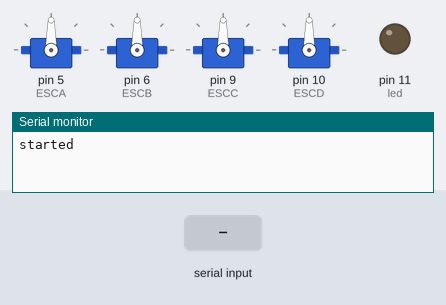
Simulated run of this sketch. Board: Arduino Uno, built with avr-gcc and run on an emulated ATmega328P. Shown: 4 × servo, output pins drawn as LEDs (lit = HIGH), the last lines printed to the serial monitor. The inputs (shaded band) are chosen by the test bench.

Above: at 1.2 s.
1.3 s: "ESCA;1\n" received over Serial
At 1.7 s:
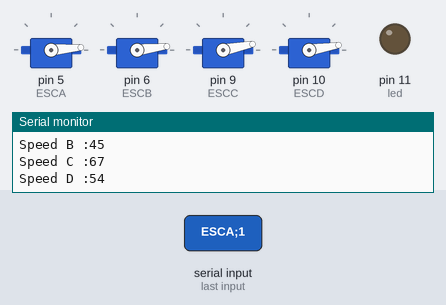
2.8 s: "ESCA;150\n" received over Serial
At 4.0 s:
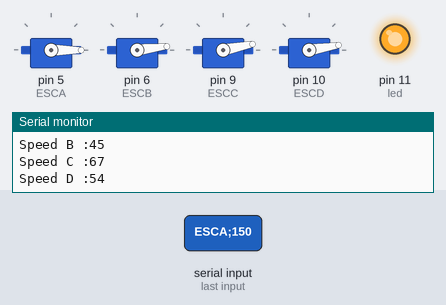
4.3 s: "30;150;10\n" received over Serial
At 5.1 s:
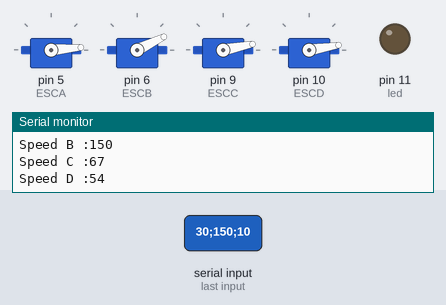
5.8 s: "ESCB;1\n" received over Serial
At 6.3 s:
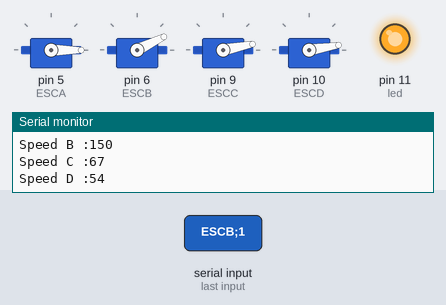
7.3 s: "90;45;200;10\n" received over Serial
At 8.5 s:
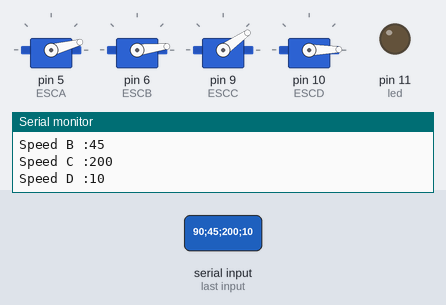
8.8 s: "ESCC;1\n" received over Serial
At 9.7 s:
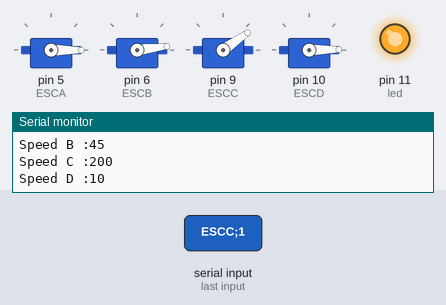
Timing chart, 0 to 11.3 s (numbered marks = the images above; inputs shaded):
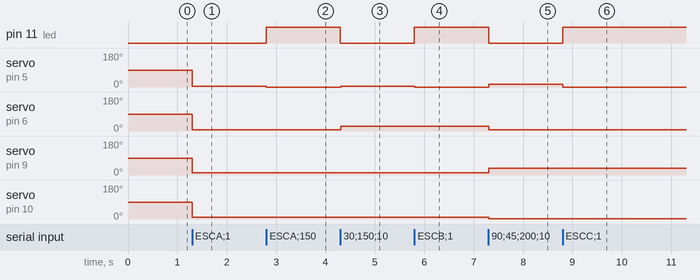

The sketch:

escservo1.ino
```cpp
#include <Servo.h>

Servo ESCA;
Servo ESCB;
Servo ESCC;
Servo ESCD;

int speedA = 0;
int speedB = 0;
int speedC = 0;
int speedD = 0;

int led = 11;
bool on = false;

int inputSpeed[4] ;
String escName = "";
bool escRead = true;

String inputString = "34;45;67;54"; // Updated input string      // a String to hold incoming data
bool stringComplete = false;  // whether the string is complete
String inputSpeeds[4]; // Assuming you want to split into 4 elements

long timer = 0;
long timeout = 500;

void setup() {
  Serial.begin(57600); // opens serial port, sets data rate to 9600 bps
  inputString.reserve(500);
  Serial.println(("started"));
  pinMode(led, OUTPUT);
  digitalWrite(led, LOW);

  ESCA.attach(5, 1000, 2000);
  ESCB.attach(6, 1000, 2000);
  ESCC.attach(9, 1000, 2000);
  ESCD.attach(10, 1000, 2000);
}

void loop() {
  // print the string when a newline arrives:
  if (stringComplete) {
    Serial.println(inputString);
    // Clear the string:
    stringComplete = false;

    inputString.trim();

    // Split the inputString into inputSpeeds using the semicolon as a delimiter
    int semicolonIndex = inputString.indexOf(';');
    if (semicolonIndex != -1) {
      inputSpeeds[0] = inputString.substring(0, semicolonIndex);
      inputString = inputString.substring(semicolonIndex + 1);
      inputSpeed[0] = inputSpeeds[0].toInt();
      semicolonIndex = inputString.indexOf(';');
      if (semicolonIndex != -1) {
        inputSpeeds[1] = inputString.substring(0, semicolonIndex);
        inputString = inputString.substring(semicolonIndex + 1);
        inputSpeed[1] = inputSpeeds[1].toInt();
        semicolonIndex = inputString.indexOf(';');
        if (semicolonIndex != -1) {
          inputSpeeds[2] = inputString.substring(0, semicolonIndex);

          inputSpeed[2] = inputSpeeds[2].toInt();

          inputSpeeds[3] = inputString.substring(semicolonIndex + 1);

          inputSpeed[3] = inputSpeeds[3].toInt();

        }
      }
    }


    //escName = inputString.substring(0, 4);
    if (inputSpeed[0] > 0 || inputSpeed[1] > 0 || inputSpeed[2] > 0 || inputSpeed[3] > 0) {
      escRead = true;
      Serial.println("done");
      if (on) {
        digitalWrite(led, HIGH);
        on = false;
      } else {
        digitalWrite(led, LOW);
        on = true;
      }
    }

    if (escRead) {
      Serial.print("Speed A :");
      Serial.println(inputSpeed[0]);
      Serial.print("Speed B :");
      Serial.println(inputSpeed[1]);
      Serial.print("Speed C :");
      Serial.println(inputSpeed[2]);
      Serial.print("Speed D :");
      Serial.println(inputSpeed[3]);

      setESCSpeed("ESCA", inputSpeed[0]);
      setESCSpeed("ESCB", inputSpeed[1]);
      setESCSpeed("ESCC", inputSpeed[2]);
      setESCSpeed("ESCD", inputSpeed[3]);

      escName = "";
      escRead = false;
    }
    inputString = "";
    timer = millis();
  }

  if (millis() > timer + timeout) {

  }
}

/*
  SerialEvent occurs whenever a new data comes in the hardware serial RX. This
  routine is run between each time loop() runs, so using delay inside loop can
  delay response. Multiple bytes of data may be available.
*/
void serialEvent() {
  while (Serial.available()) {
    // get the new byte:
    char inChar = (char)Serial.read();
    // add it to the inputString:
    inputString += inChar;
    // if the incoming character is a newline, set a flag so the main loop can
    // do something about it:
    if (inChar == '\n') {
      stringComplete = true;
    }
  }
}

void setESCSpeed(String esc, int fanSpeed) {
  if (esc.equals("ESCA")) {
    speedA = fanSpeed;
    int potValue = map(fanSpeed, 0, 1023, 0, 180);   // scale it to use it with the servo library (value between 0 and 180)
    ESCA.write(potValue);
  }
  if (esc.equals("ESCB")) {
    speedB = fanSpeed;
    int potValue = map(fanSpeed, 0, 1023, 0, 180);   // scale it to use it with the servo library (value between 0 and 180)
    ESCB.write(potValue);
  }
  if (esc.equals("ESCC")) {
    speedC = fanSpeed;
    int potValue = map(fanSpeed, 0, 1023, 0, 180);   // scale it to use it with the servo library (value between 0 and 180)
    ESCC.write(potValue);
  }
  if (esc.equals("ESCD")) {
    speedD = fanSpeed;
    int potValue = map(fanSpeed, 0, 1023, 0, 180);   // scale it to use it with the servo library (value between 0 and 180)
    ESCD.write(potValue);
  }
}
```

Measured:
- after the input at 1.3 s, servo on pin 5 (ESCA): 90° → 5° at once; servo on pin 6 (ESCB): 90° → 7° at once; servo on pin 9 (ESCC): 90° → 11° at once; servo on pin 10 (ESCD): 90° → 9° at once
- after the input at 2.8 s, pin 11 (led): LOW → HIGH at once; servo on pin 5 (ESCA): 5° → 0° at once
- after the input at 4.3 s, pin 11 (led): HIGH → LOW at once; servo on pin 5 (ESCA): 0° → 5° at once; servo on pin 6 (ESCB): 7° → 26° at once
- after the input at 5.8 s, pin 11 (led): LOW → HIGH at once; servo on pin 5 (ESCA): 5° → 0° at once
- after the input at 7.3 s, pin 11 (led): HIGH → LOW at once; servo on pin 5 (ESCA): 0° → 15° at once; servo on pin 6 (ESCB): 26° → 7° at once; servo on pin 9 (ESCC): 11° → 35° at once; servo on pin 10 (ESCD): 9° → 1° at once
- after the input at 8.8 s, pin 11 (led): LOW → HIGH at once; servo on pin 5 (ESCA): 15° → 0° at once
